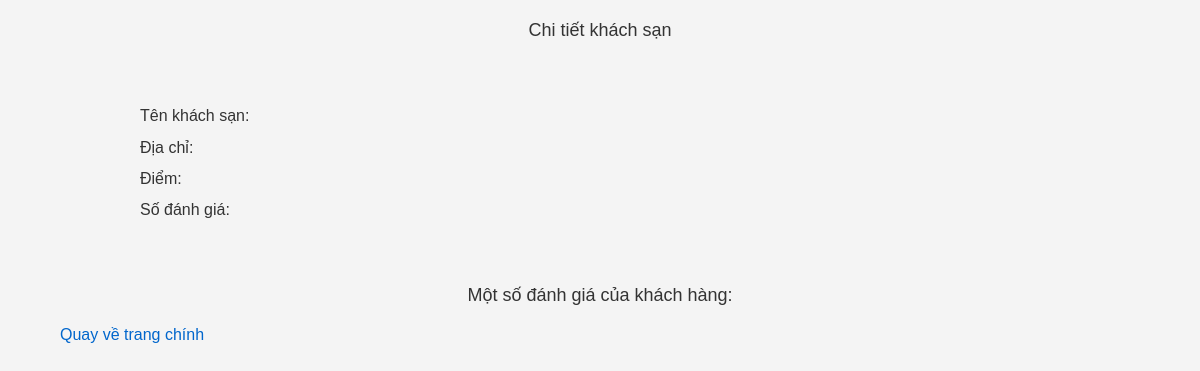
/details/101, run on an earlier commit of the app's database.
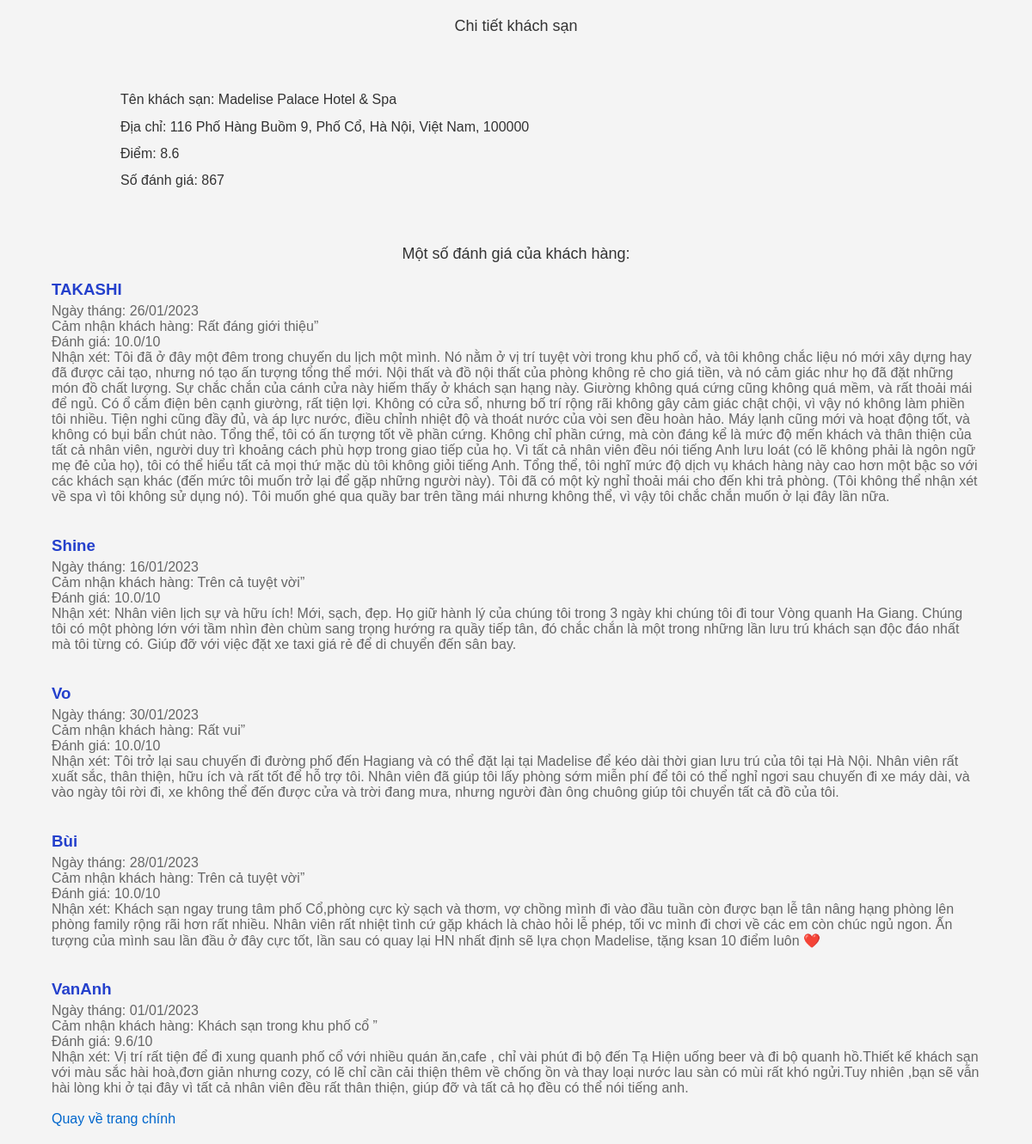
And on a later commit of the database.
### tables this page shows
CREATE TABLE hotels (
                id INTEGER PRIMARY KEY,
                ten_ks TEXT,
                so_sao TEXT,
                danh_gia TEXT,
                dia_chi TEXT
            );

CREATE TABLE binh_luan (
                id INTEGER PRIMARY KEY,
                hotel_id INTEGER,
                ho_ten TEXT,
                ngay_thang TEXT,
                cam_nhan_kh TEXT,
                nhan_xet TEXT,
                so_sao_dg TEXT,
                FOREIGN KEY(hotel_id) REFERENCES hotels(id)
            );

### web.py (the view)
@app.route("/details/<int:id>", methods = ["GET"])
def details(id):
    conn = sqlite3.connect(dbname)
    cursor = conn.cursor()
    cursor.execute(f'select * from hotels where id = {id}')
    detail = cursor.fetchone()
    cursor.execute(f'select * from binh_luan where hotel_id = {id}')
    comments = cursor.fetchall()
    conn.close()
    return render_template("detail.html", detail = detail, comments = comments)

### templates/detail.html (shortened to what this page needs)
<!DOCTYPE html>
<html lang="en">
<head>
    <link rel="stylesheet" href="/static/style.css">
</head>
<body>
    <h1>Chi tiết khách sạn</h1>
    <br><br>
    <div class="detail">
        <h2>Tên khách sạn: {{detail[1]}}</h2>
        <h2>Địa chỉ: {{detail[4]}}</h2>
        <h2>Điểm: {{detail[2]}}</h2>
        <h2>Số đánh giá: {{detail[3]}}</h2>
    </div>
    <br><br>
    <h1>Một số đánh giá của khách hàng:</h1>
    <div class="comment">
        {% for comment in comments %}
            <h3>{{comment[2]}}</h3>
            <p>Ngày tháng: {{comment[3]}}</p>
            <p>Cảm nhận khách hàng: {{comment[4]}}</p>
            <p>Đánh giá: {{comment[6]}}</p>
            <p>Nhận xét: {{comment[5]}}</p>
            <br>
        {%endfor%}
    </div>
    <a href="{{url_for('index')}}"">Quay về trang chính</a>
</body>
</html>

### static/style.css (style rules this page uses)
body { font-family: Arial, sans-serif; background-color: #f4f4f4; margin: 20px 5vw ; padding: 0; }
h1, h2 { color: #333; }
a { color: #0066cc; text-decoration: none; }
.comment { margin-top: 20px; }
.comment h3 { color:#2440cc; font-weight: 700; margin-bottom: 5px; }
.comment p { margin: 0; color: #666; }
h1 { text-align: center; font-size: large; font-weight: 400; }
h2 { border: none; outline: none; font-size: medium; font-weight: 300; }
.detail { margin: 0 5vw ; padding: 5px 20px; }

What changed in the data, as far as the page shows it:
added hotels: ten_ks "Madelise Palace Hotel & Spa", dia_chi "116 Phố Hàng Buồm 9, Phố Cổ, Hà Nội, Việt Nam, 100000", so_sao "8.6", danh_gia "867"
added binh_luan: ho_ten "TAKASHI", ngay_thang "26/01/2023", cam_nhan_kh "Rất đáng giới thiệu”", so_sao_dg "10.0/10", nhan_xet "Tôi đã ở đây một đêm trong chuyến du lịch một mình. Nó nằm ở vị trí tuyệt vời trong khu phố cổ, và tôi không chắc liệu nó mới xây dựng hay đã được cải tạo, nhưng nó tạo ấn tượng tổng thể mới. Nội thất và đồ nội thất của phòng không rẻ cho giá tiền, và nó cảm giác như họ đã đặt những món đồ chất lượng. Sự chắc chắn của cánh cửa này hiếm thấy ở khách sạn hạng này. Giường không quá cứng cũng không quá mềm, và rất thoải mái để ngủ. Có ổ cắm điện bên cạnh giường, rất tiện lợi. Không có cửa sổ, nhưng bố trí rộng rãi không gây cảm giác chật chội, vì vậy nó không làm phiền tôi nhiều. Tiện nghi cũng đầy đủ, và áp lực nước, điều chỉnh nhiệt độ và thoát nước của vòi sen đều hoàn hảo. Máy lạnh cũng mới…"
added binh_luan: ho_ten "Shine", ngay_thang "16/01/2023", cam_nhan_kh "Trên cả tuyệt vời”", so_sao_dg "10.0/10", nhan_xet "Nhân viên lịch sự và hữu ích! Mới, sạch, đẹp. Họ giữ hành lý của chúng tôi trong 3 ngày khi chúng tôi đi tour Vòng quanh Ha Giang. Chúng tôi có một phòng lớn với tầm nhìn đèn chùm sang trọng hướng ra quầy tiếp tân, đó chắc chắn là một trong những lần lưu trú khách sạn độc đáo nhất mà tôi từng có. Giúp đỡ với việc đặt xe taxi giá rẻ để di chuyển đến sân bay."
added binh_luan: ho_ten "Vo", ngay_thang "30/01/2023", cam_nhan_kh "Rất vui”", so_sao_dg "10.0/10", nhan_xet "Tôi trở lại sau chuyến đi đường phố đến Hagiang và có thể đặt lại tại Madelise để kéo dài thời gian lưu trú của tôi tại Hà Nội. Nhân viên rất xuất sắc, thân thiện, hữu ích và rất tốt để hỗ trợ tôi. Nhân viên đã giúp tôi lấy phòng sớm miễn phí để tôi có thể nghỉ ngơi sau chuyến đi xe máy dài, và vào ngày tôi rời đi, xe không thể đến được cửa và trời đang mưa, nhưng người đàn ông chuông giúp tôi chuyển tất cả đồ của tôi."
added binh_luan: ho_ten "Bùi", ngay_thang "28/01/2023", cam_nhan_kh "Trên cả tuyệt vời”", so_sao_dg "10.0/10", nhan_xet "Khách sạn ngay trung tâm phố Cổ,phòng cực kỳ sạch và thơm, vợ chồng mình đi vào đầu tuần còn được bạn lễ tân nâng hạng phòng lên phòng family rộng rãi hơn rất nhiều. Nhân viên rất nhiệt tình cứ gặp khách là chào hỏi lễ phép, tối vc mình đi chơi về các em còn chúc ngủ ngon. Ấn tượng của mình sau lần đầu ở đây cực tốt, lần sau có quay lại HN nhất định sẽ lựa chọn Madelise, tặng ksan 10 điểm luôn ❤️"
added binh_luan: ho_ten "VanAnh", ngay_thang "01/01/2023", cam_nhan_kh "Khách sạn trong khu phố cổ ”", so_sao_dg "9.6/10", nhan_xet "Vị trí rất tiện để đi xung quanh phố cổ với nhiều quán ăn,cafe , chỉ vài phút đi bộ đến Tạ Hiện uống beer và đi bộ quanh hồ.Thiết kế khách sạn với màu sắc hài hoà,đơn giản nhưng cozy, có lẽ chỉ cần cải thiện thêm về chống ồn và thay loại nước lau sàn có mùi rất khó ngửi.Tuy nhiên ,bạn sẽ vẫn hài lòng khi ở tại đây vì tất cả nhân viên đều rất thân thiện, giúp đỡ và tất cả họ đều có thể nói tiếng anh."
